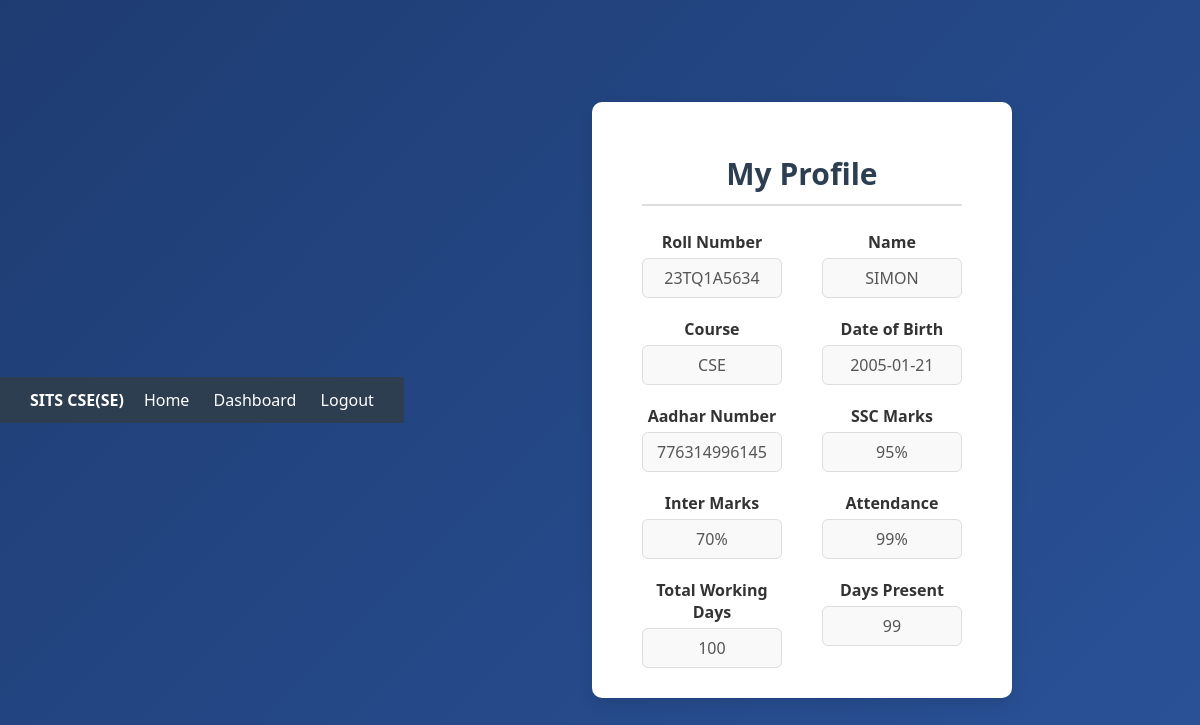
Screenshot of /profile (signed in) with the database file from the repository.
### tables this page shows
CREATE TABLE users (
            id INTEGER PRIMARY KEY AUTOINCREMENT,
            username TEXT UNIQUE,
            password TEXT,
            role TEXT,
            name TEXT,
            dob TEXT,
            course TEXT,
            aadhar TEXT,
            ssc_marks TEXT,
            inter_marks TEXT,
            attendance INTEGER DEFAULT 0,
            total_days INTEGER DEFAULT 0,
            present_days INTEGER DEFAULT 0
        );

### app.py (the view)
@app.route('/profile')
def profile():
    if 'username' not in session:
        return redirect(url_for('login'))
    conn = get_db()
    user = conn.execute("SELECT * FROM users WHERE username = ?", (session['username'],)).fetchone()
    conn.close()
    return render_template("profile.html", user=user, current_year=datetime.now().year)

### app.py (called while the page is built)
def get_db():
    conn = sqlite3.connect('database.db', timeout=10)
    conn.row_factory = sqlite3.Row
    return conn

### templates/profile.html (shortened to what this page needs)
<!DOCTYPE html>
<html lang="en">
<head>
    <link rel="stylesheet" href="{{ url_for('static', filename='styles.css') }}">
</head>
<body>
    <div class="navbar">
        <div><strong>SITS CSE(SE)</strong></div>
        <div>
            <a href="{{ url_for('student_dashboard') }}">Home</a>
            <a href="{{ url_for('dashboard') }}">Dashboard</a>
            <a href="{{ url_for('logout') }}">Logout</a>
        </div>
    </div>
    <div class="container">
        <h1>My Profile</h1>
        <div class="profile-info">
            <div>
                <label>Roll Number</label>
                <span>{{ user.username or 'N/A' }}</span>
            </div>
            <div>
                <label>Name</label>
                <span>{{ user.name or 'N/A' }}</span>
            </div>
            <div>
                <label>Course</label>
                <span>{{ user.course or 'N/A' }}</span>
            </div>
            <div>
                <label>Date of Birth</label>
                <span>{{ user.dob or 'N/A' }}</span>
            </div>
            <div>
                <label>Aadhar Number</label>
                <span>{{ user.aadhar or 'N/A' }}</span>
            </div>
            <div>
                <label>SSC Marks</label>
                <span>{{ user.ssc_marks or 'N/A' }}{% if user.ssc_marks %}%{% endif %}</span>
            </div>
            <div>
                <label>Inter Marks</label>
                <span>{{ user.inter_marks or 'N/A' }}{% if user.inter_marks %}%{% endif %}</span>
            </div>
            <div>
                <label>Attendance</label>
                <span>{{ user.attendance if user.attendance is not none else '0' }}%</span>
            </div>
            <div>
                <label>Total Working Days</label>
                <span>{{ user.total_days or '0' }}</span>
            </div>
            <div>
                <label>Days Present</label>
                <span>{{ user.present_days or '0' }}</span>
            </div>
        </div>
    </div>
</body>
</html>

### static/styles.css (style rules this page uses)
body { font-family: 'Segoe UI', sans-serif; background: linear-gradient(135deg, #1e3c72, #2a5298); height: 100vh; margin: 0; display: flex; justify-content: center; align-items: center; }
.container { background: #fff; padding: 30px; border-radius: 12px; width: 320px; box-shadow: 0 4px 10px rgba(0, 0, 0, 0.2); text-align: center; }

### templates/profile.html (style rules this page uses)
body { font-family: 'Segoe UI', sans-serif; background-color: #eef2f7; margin: 0; padding: 0; }
.navbar { background-color: #2c3e50; padding: 12px 30px; color: #fff; display: flex; justify-content: space-between; align-items: center; }
.navbar a { color: #fff; margin-left: 20px; text-decoration: none; font-weight: 500; }
.container { max-width: 900px; margin: 40px auto; background: #fff; padding: 30px 50px; border-radius: 10px; box-shadow: 0 6px 15px rgba(0,0,0,0.1); }
h1 { color: #2c3e50; margin-bottom: 25px; font-size: 30px; border-bottom: 2px solid #ddd; padding-bottom: 10px; }
.profile-info { margin-top: 20px; display: grid; grid-template-columns: 1fr 1fr; gap: 20px 40px; }
.profile-info label { font-weight: bold; color: #333; }
.profile-info span { display: block; color: #555; background-color: #f9f9f9; padding: 8px 12px; border-radius: 6px; border: 1px solid #ddd; margin-top: 5px; }

### rows the page displays
users: username "23TQ1A5634", name "SIMON", course "CSE", dob "2005-01-21", aadhar "776314996145", ssc_marks "95", inter_marks "70", attendance "99", total_days "100", present_days "99"
